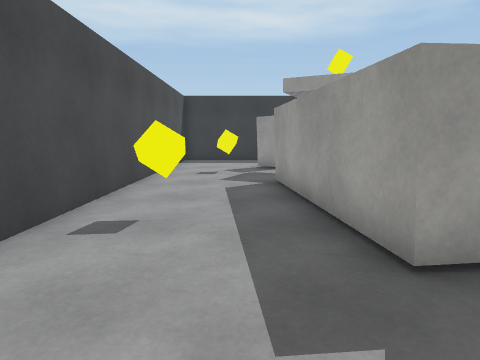
View 1 (above)

16 first-person views from a walk through a Unity game level. The camera is 1.2 m above the floor, tilts 8° down and sees 75° across. The floor is counted in squares, 1 m on a side. Each view is taken from the middle of a square. On the plan, view 1 faces up. The plan holds only what a view shows up to about 13 squares ahead; the rest is blank. The player character is not drawn. Surface patterns are stand-ins for the level's own textures.

View 2
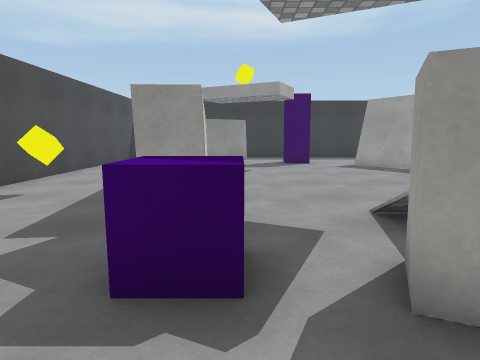

View 3
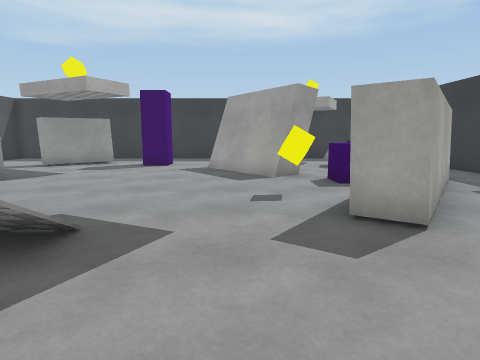

View 4
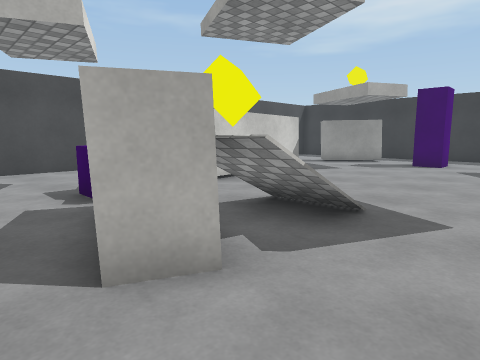

View 5
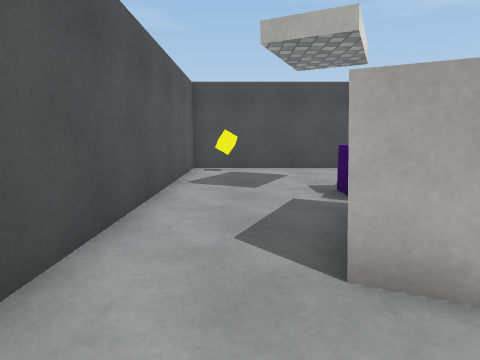

View 6
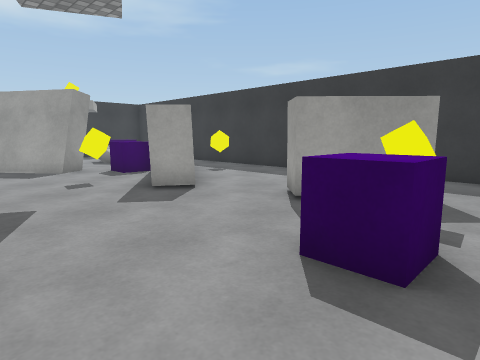

View 7
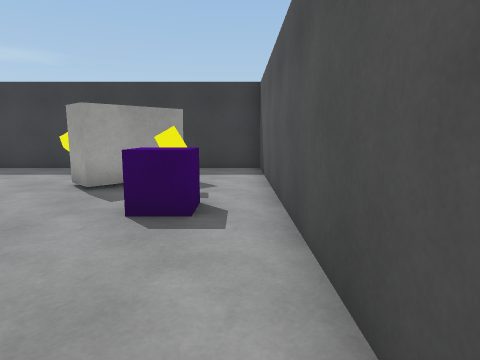

View 8
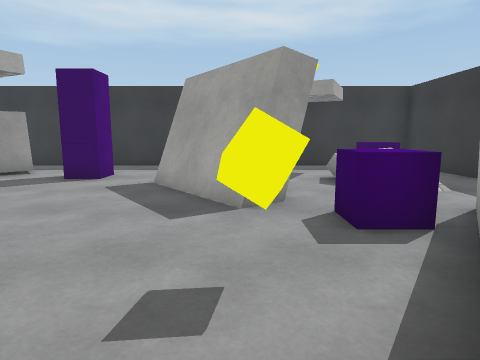

View 9
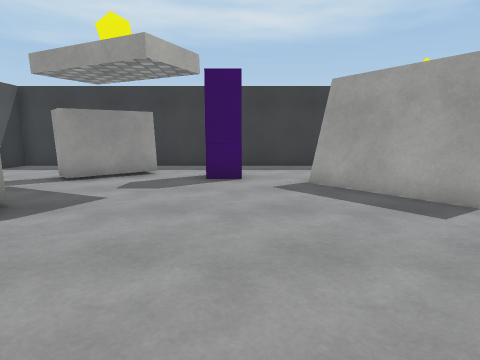

View 10
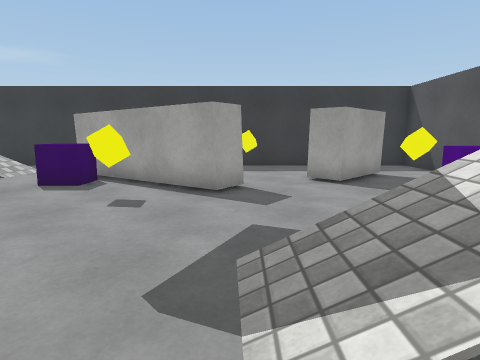

View 11
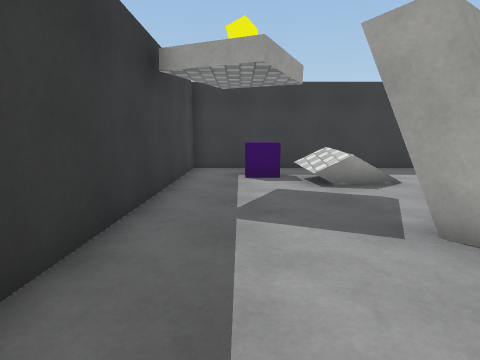

View 12
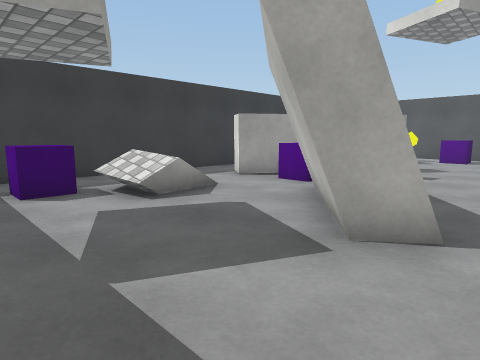

View 13
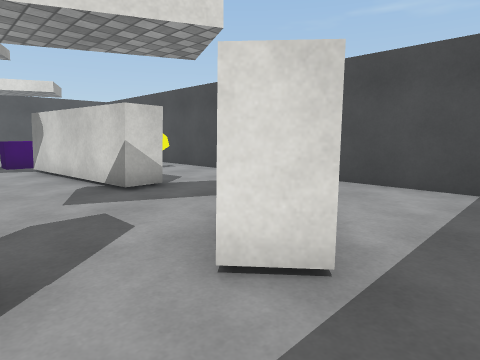

View 14
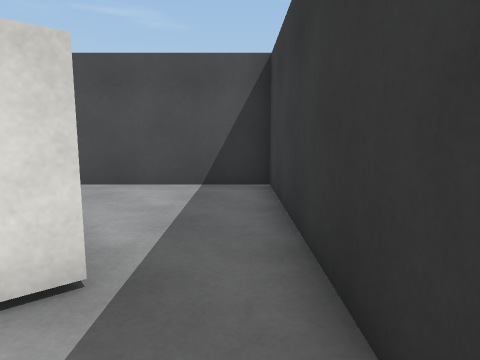

View 15
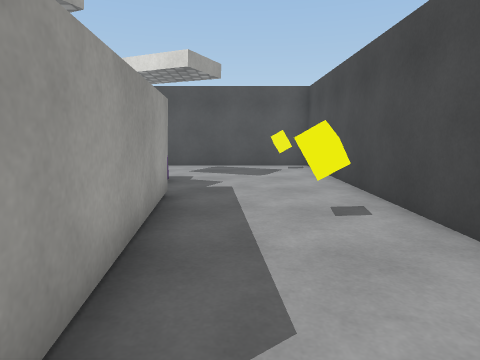

View 16
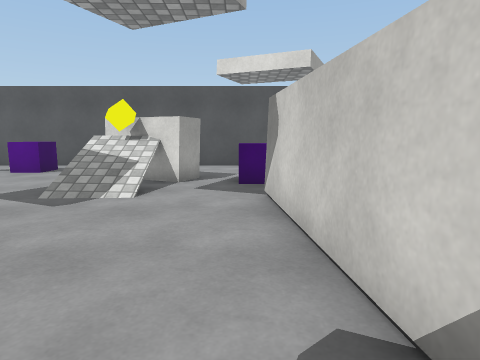

### Floor plan
Ten units are one square. View 1 is at (0, 0); x grows to the right and y downward. Boxes are objects, and circles mark ways between rooms. Rooms are numbered by the first view taken in them; rooms with no view inside come last. Other rooms are left out.
<svg viewBox="-32 -162 204 205">
<path fill="none" stroke="#000" d="M69 -26 70 -4M19 -84 25 -27 15 -26 9 -83 19 -84M104 -84 81 -114M105 -85 82 -115M77 -111 86 -118M110 -90 102 -83M114 -29 106 -35 139 -81 147 -75M90 -121 112 -91M26 -138 33 -130 13 -113 6 -121M167 -74 167 -157 -27 -157 -27 38 167 38 167 -15M138 15 119 -4 126 -12M51 -17 51 -26M102 -83 79 -112M96 -105 102 -96M86 -118 94 -107M88 -119 110 -90M147 -75 114 -29M167 -15 167 -74"/>
<rect x="-25" y="15" width="10" height="10" fill="#bbb"><title>yellow cube</title></rect>
<rect x="-15" y="-55" width="10" height="10" fill="#bbb"><title>yellow cube</title></rect>
<rect x="-5" y="-115" width="10" height="10" fill="#bbb"><title>yellow cube</title></rect>
<rect x="15" y="-15" width="20" height="20" fill="#bbb"><title>other object</title></rect>
<rect x="45" y="-135" width="20" height="20" fill="#bbb"><title>other object</title></rect>
<rect x="55" y="-5" width="10" height="10" fill="#bbb"><title>yellow cube</title></rect>
<rect x="95" y="5" width="10" height="20" fill="#bbb"><title>other object</title></rect>
<rect x="95" y="-65" width="10" height="10" fill="#bbb"><title>yellow cube</title></rect>
<rect x="115" y="15" width="10" height="10" fill="#bbb"><title>yellow cube</title></rect>
<rect x="115" y="-85" width="10" height="20" fill="#bbb"><title>other object</title></rect>
<rect x="135" y="-125" width="10" height="10" fill="#bbb"><title>block</title></rect>
<rect x="135" y="-145" width="20" height="20" fill="#bbb"><title>other object</title></rect>
<rect x="145" y="-65" width="10" height="10" fill="#bbb"><title>yellow cube</title></rect>
<rect x="155" y="-35" width="10" height="10" fill="#bbb"><title>yellow cube</title></rect>
<circle cx="143" cy="-17" r="3" fill="#2a7"/>
<circle cx="160" cy="-70" r="3" fill="#2a7"/>
<text x="60" y="-60">1</text>
<text x="140" y="-40">2</text>
</svg>
Room 1 opens to room 2.

Where each view was taken, in squares from view 1:
view 1: 0 up, 0 right, facing up
view 2: 2 down, 3 right, facing up
view 3: 1 down, 9 right, facing up
view 4: 2 down, 9 right, facing up-left
view 5: 2 down, 9 right, facing left
view 6: 3 down, 7 right, facing up-right
view 7: 3 down, 5 right, facing right
view 8: 3 up, 10 right, facing up
view 9: 3 up, 6 right, facing up
view 10: 3 up, 4 right, facing right
view 11: 14 up, 5 right, facing right
view 12: 15 up, 7 right, facing down-right
view 13: 15 up, 5 right, facing down-left
view 14: 15 up, 5 right, facing left
view 15: 9 up, 0 right, facing down
view 16: 9 up, 3 right, facing down
